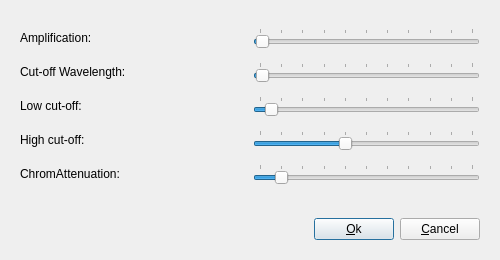
<?xml version="1.0" encoding="UTF-8"?>
<ui version="4.0">
 <class>ParamDialog</class>
 <widget class="QDialog" name="ParamDialog">
  <property name="geometry">
   <rect>
    <x>0</x>
    <y>0</y>
    <width>500</width>
    <height>260</height>
   </rect>
  </property>
  <property name="windowTitle">
   <string>Laplacian IIR</string>
  </property>
  <layout class="QGridLayout" name="gridLayout">
   <item row="0" column="0">
    <layout class="QVBoxLayout" name="verticalLayout">
     <item>
      <widget class="QWidget" name="widget" native="true">
       <layout class="QVBoxLayout" name="verticalLayout_2">
        <item>
         <layout class="QHBoxLayout" name="horizontalLayout">
          <item>
           <widget class="QLabel" name="alphaLabel">
            <property name="text">
             <string>Amplification:</string>
            </property>
           </widget>
          </item>
          <item>
           <widget class="QSlider" name="alphaSlider">
            <property name="sizePolicy">
             <sizepolicy hsizetype="Preferred" vsizetype="Fixed">
              <horstretch>0</horstretch>
              <verstretch>0</verstretch>
             </sizepolicy>
            </property>
            <property name="maximum">
             <number>1000</number>
            </property>
            <property name="singleStep">
             <number>10</number>
            </property>
            <property name="pageStep">
             <number>100</number>
            </property>
            <property name="value">
             <number>10</number>
            </property>
            <property name="orientation">
             <enum>Qt::Horizontal</enum>
            </property>
            <property name="tickPosition">
             <enum>QSlider::TicksAbove</enum>
            </property>
           </widget>
          </item>
         </layout>
        </item>
        <item>
         <layout class="QHBoxLayout" name="horizontalLayout_2">
          <item>
           <widget class="QLabel" name="lambdaLabel">
            <property name="text">
             <string>Cut-off Wavelength:</string>
            </property>
           </widget>
          </item>
          <item>
           <widget class="QSlider" name="lambdaSlider">
            <property name="sizePolicy">
             <sizepolicy hsizetype="Preferred" vsizetype="Fixed">
              <horstretch>0</horstretch>
              <verstretch>0</verstretch>
             </sizepolicy>
            </property>
            <property name="maximum">
             <number>1000</number>
            </property>
            <property name="singleStep">
             <number>10</number>
            </property>
            <property name="pageStep">
             <number>100</number>
            </property>
            <property name="value">
             <number>10</number>
            </property>
            <property name="orientation">
             <enum>Qt::Horizontal</enum>
            </property>
            <property name="tickPosition">
             <enum>QSlider::TicksAbove</enum>
            </property>
           </widget>
          </item>
         </layout>
        </item>
        <item>
         <layout class="QHBoxLayout" name="horizontalLayout_4">
          <item>
           <widget class="QLabel" name="flLabel">
            <property name="sizePolicy">
             <sizepolicy hsizetype="Preferred" vsizetype="Fixed">
              <horstretch>0</horstretch>
              <verstretch>0</verstretch>
             </sizepolicy>
            </property>
            <property name="text">
             <string>Low cut-off:</string>
            </property>
            <property name="alignment">
             <set>Qt::AlignLeading|Qt::AlignLeft|Qt::AlignVCenter</set>
            </property>
           </widget>
          </item>
          <item>
           <widget class="QSlider" name="flSlider">
            <property name="sizePolicy">
             <sizepolicy hsizetype="Preferred" vsizetype="Fixed">
              <horstretch>0</horstretch>
              <verstretch>0</verstretch>
             </sizepolicy>
            </property>
            <property name="maximum">
             <number>100</number>
            </property>
            <property name="value">
             <number>5</number>
            </property>
            <property name="orientation">
             <enum>Qt::Horizontal</enum>
            </property>
            <property name="tickPosition">
             <enum>QSlider::TicksAbove</enum>
            </property>
           </widget>
          </item>
         </layout>
        </item>
        <item>
         <layout class="QHBoxLayout" name="horizontalLayout_3">
          <item>
           <widget class="QLabel" name="fhLabel">
            <property name="sizePolicy">
             <sizepolicy hsizetype="Preferred" vsizetype="Fixed">
              <horstretch>0</horstretch>
              <verstretch>0</verstretch>
             </sizepolicy>
            </property>
            <property name="text">
             <string>High cut-off:</string>
            </property>
            <property name="alignment">
             <set>Qt::AlignLeading|Qt::AlignLeft|Qt::AlignVCenter</set>
            </property>
           </widget>
          </item>
          <item>
           <widget class="QSlider" name="fhSlider">
            <property name="sizePolicy">
             <sizepolicy hsizetype="Preferred" vsizetype="Fixed">
              <horstretch>0</horstretch>
              <verstretch>0</verstretch>
             </sizepolicy>
            </property>
            <property name="maximum">
             <number>100</number>
            </property>
            <property name="pageStep">
             <number>10</number>
            </property>
            <property name="value">
             <number>40</number>
            </property>
            <property name="orientation">
             <enum>Qt::Horizontal</enum>
            </property>
            <property name="tickPosition">
             <enum>QSlider::TicksAbove</enum>
            </property>
           </widget>
          </item>
         </layout>
        </item>
        <item>
         <layout class="QHBoxLayout" name="horizontalLayout_5">
          <item>
           <widget class="QLabel" name="chromLabel">
            <property name="sizePolicy">
             <sizepolicy hsizetype="Preferred" vsizetype="Fixed">
              <horstretch>0</horstretch>
              <verstretch>0</verstretch>
             </sizepolicy>
            </property>
            <property name="text">
             <string>ChromAttenuation:</string>
            </property>
            <property name="alignment">
             <set>Qt::AlignLeading|Qt::AlignLeft|Qt::AlignVCenter</set>
            </property>
           </widget>
          </item>
          <item>
           <widget class="QSlider" name="chromSlider">
            <property name="sizePolicy">
             <sizepolicy hsizetype="Preferred" vsizetype="Fixed">
              <horstretch>0</horstretch>
              <verstretch>0</verstretch>
             </sizepolicy>
            </property>
            <property name="maximum">
             <number>10</number>
            </property>
            <property name="pageStep">
             <number>1</number>
            </property>
            <property name="value">
             <number>1</number>
            </property>
            <property name="orientation">
             <enum>Qt::Horizontal</enum>
            </property>
            <property name="tickPosition">
             <enum>QSlider::TicksAbove</enum>
            </property>
           </widget>
          </item>
         </layout>
        </item>
       </layout>
      </widget>
     </item>
    </layout>
   </item>
   <item row="1" column="0">
    <widget class="QWidget" name="buttonWidget" native="true">
     <property name="sizePolicy">
      <sizepolicy hsizetype="Preferred" vsizetype="Fixed">
       <horstretch>0</horstretch>
       <verstretch>0</verstretch>
      </sizepolicy>
     </property>
     <property name="autoFillBackground">
      <bool>false</bool>
     </property>
     <layout class="QHBoxLayout" name="horizontalLayout_8">
      <item>
       <spacer name="horizontalSpacer">
        <property name="orientation">
         <enum>Qt::Horizontal</enum>
        </property>
        <property name="sizeHint" stdset="0">
         <size>
          <width>178</width>
          <height>20</height>
         </size>
        </property>
       </spacer>
      </item>
      <item>
       <widget class="QPushButton" name="okButton">
        <property name="text">
         <string>&amp;Ok</string>
        </property>
       </widget>
      </item>
      <item>
       <widget class="QPushButton" name="cancelButton">
        <property name="text">
         <string>&amp;Cancel</string>
        </property>
       </widget>
      </item>
     </layout>
    </widget>
   </item>
  </layout>
 </widget>
 <resources/>
 <connections>
  <connection>
   <sender>okButton</sender>
   <signal>clicked()</signal>
   <receiver>ParamDialog</receiver>
   <slot>accept()</slot>
   <hints>
    <hint type="sourcelabel">
     <x>361</x>
     <y>226</y>
    </hint>
    <hint type="destinationlabel">
     <x>288</x>
     <y>203</y>
    </hint>
   </hints>
  </connection>
  <connection>
   <sender>cancelButton</sender>
   <signal>clicked()</signal>
   <receiver>ParamDialog</receiver>
   <slot>reject()</slot>
   <hints>
    <hint type="sourcelabel">
     <x>463</x>
     <y>225</y>
    </hint>
    <hint type="destinationlabel">
     <x>495</x>
     <y>204</y>
    </hint>
   </hints>
  </connection>
 </connections>
</ui>
